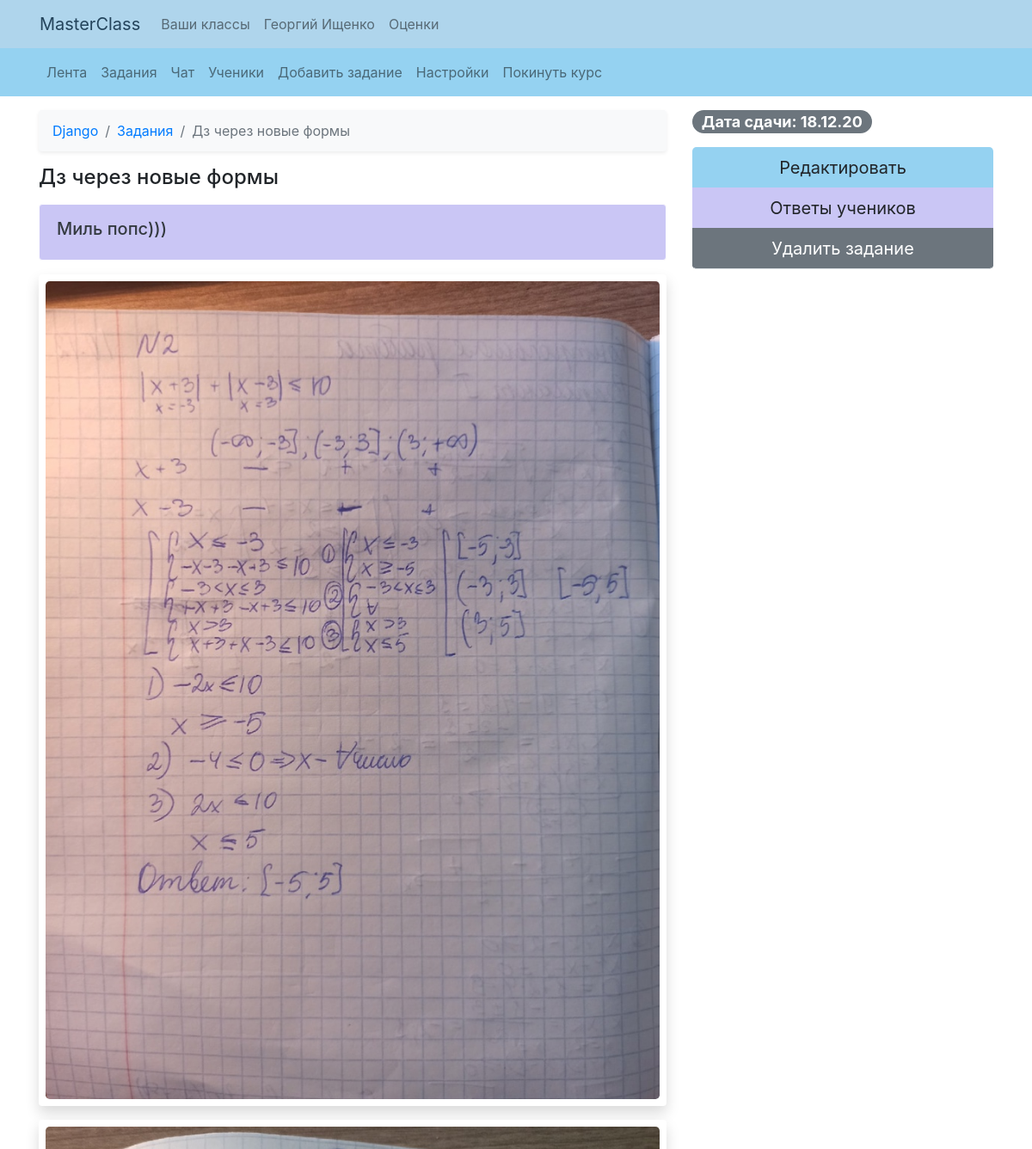
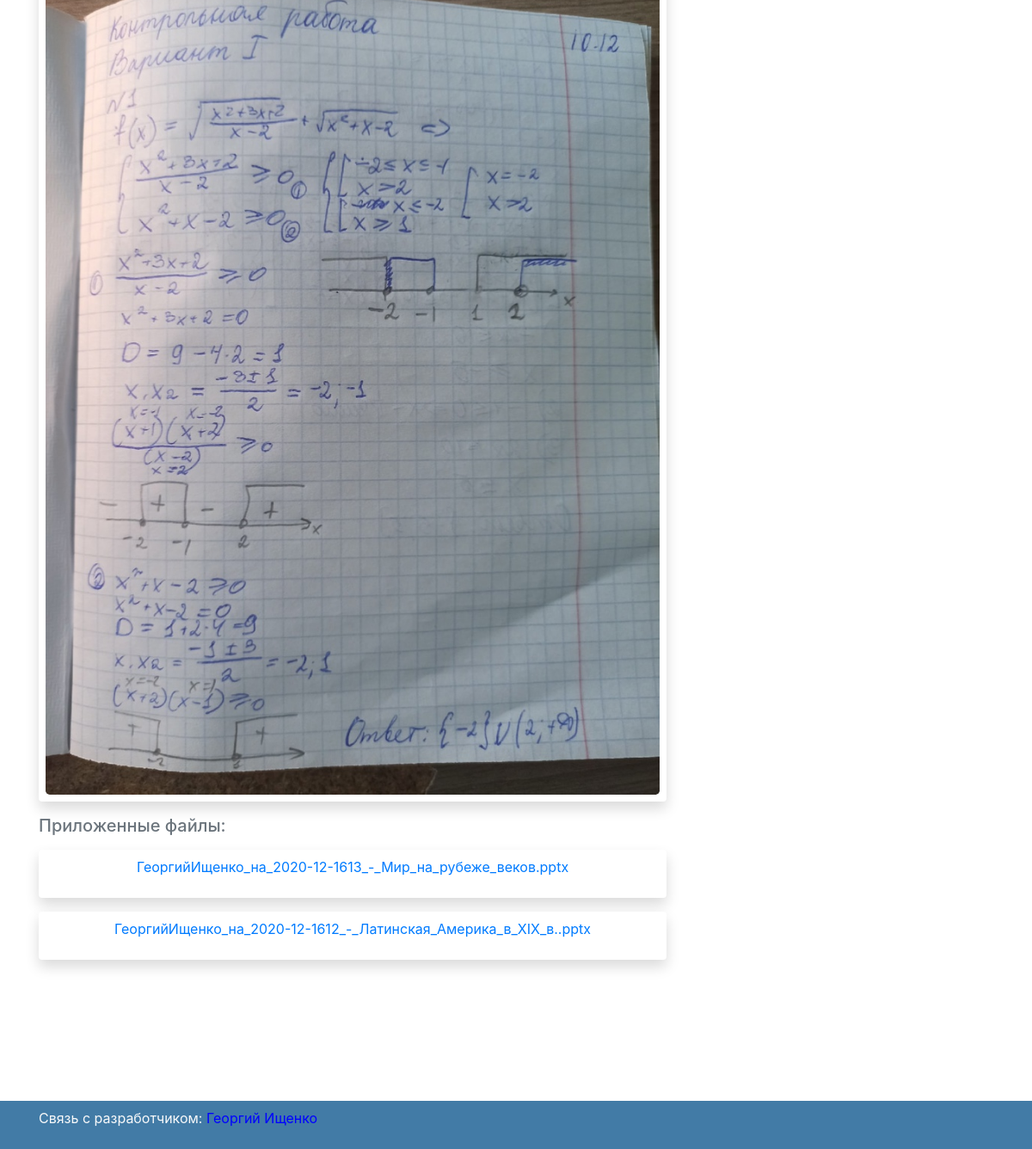
Screenshot of /classes/Django-21/task=612304/ (signed in) with the database file from the repository (2 pictures, top to bottom).
### my_class/models.py (models this page shows, shortened)
class Task(models.Model):
    title = models.CharField(max_length=32)
    body = RichTextUploadingField(blank=True, null=True)
    date = models.DateField()
    current_class = models.ForeignKey('Class', on_delete=models.CASCADE, null=True, blank=True)
    author = models.ForeignKey(settings.AUTH_USER_MODEL, on_delete=models.CASCADE, blank=True, null=True)
    published_date = models.DateTimeField(auto_now_add=True)
    edit_date = models.DateTimeField(auto_now_add=True, blank=True, null=True)
    max_mark = models.IntegerField(default=5)
    def not_empty(self):
        if self.body == "":
            return False
        else:
            return True
    def has_files(self):
        if Files.objects.filter(task=self, is_student_file=False).exists():
            print(Files.objects.filter(task=self, is_student_file=False))
            return True
        else:
            return False
    class Meta:
        verbose_name = "Задания"
        verbose_name_plural = "Задания"
    def get_absolute_url_edit(self):
        return reverse('task-edit', kwargs={'name': self.current_class.name, 'pk': self.current_class.pk,
                                            'pin': generate_pin(self.pk)})
    def get_absolute_url_delete(self):
        return reverse('task-delete', kwargs={'name': self.current_class.name, 'pk': self.current_class.pk,
                                              'pin': generate_pin(self.pk)})
    def get_absolute_url_answers(self):
        return reverse('task-answers', kwargs={'name': self.current_class.name, 'pk': self.current_class.pk,
                                              'pin': generate_pin(self.pk)})

class Class(models.Model):
    IT = 'IT'
    ALGEBRA = 'AL'
    BIOLOGY = 'BI'
    GEOMETRY = 'GM'
    GEOGRAPHY = 'GG'
    LINGUISTICS = 'LG'
    MATH = 'MA'
    CATEGORIES = [
        (IT, 'IT'),
        (ALGEBRA, 'Алгебра'),
        (BIOLOGY, 'Биология'),
        (GEOMETRY, 'География'),
        (GEOGRAPHY, 'Геометрия'),
        (LINGUISTICS, 'Лингвистика'),
        (MATH, 'Математика')
    ]
    name = models.CharField(max_length=128)
    teacher = models.ForeignKey(settings.AUTH_USER_MODEL, on_delete=models.CASCADE, null=True, blank=True)
    category = models.CharField(max_length=32, choices=CATEGORIES, blank=True, null=True)
    class Meta:
        verbose_name = "Классы"
        verbose_name_plural = "Классы"
    def get_absolute_url_feed(self):
        return reverse('feed', kwargs={'name': self.name, 'pk': self.pk})
    def get_absolute_url_tasks(self):
        return reverse('tasks', kwargs={'name': self.name, 'pk': self.pk})
    def get_absolute_url_task_add(self):
        return reverse('task-add', kwargs={'name': self.name, 'pk': self.pk})
    def get_absolute_url_students(self):
        return reverse('students', kwargs={'name': self.name, 'pk': self.pk})
    def get_absolute_url_settings(self):
        return reverse('settings', kwargs={'name': self.name, 'pk': self.pk})
    def get_absolute_url_leave(self):
        return reverse('leave', kwargs={'name': self.name, 'pk': self.pk})

class Images(models.Model):
    image = models.ImageField(upload_to=generate_teacher_filename, blank=True, null=True, verbose_name='Изображение')
    task = models.ForeignKey(Task, blank=True, null=True, on_delete=models.CASCADE)
    student_answer = models.ForeignKey(StudentAnswer, blank=True, null=True, on_delete=models.CASCADE)
    is_student_file = models.BooleanField(default=False)
    class Meta:
        verbose_name = "Изображения"
        verbose_name_plural = "Изображения"

class Files(models.Model):
    file = models.FileField(upload_to=generate_teacher_filename, blank=True, null=True, verbose_name='Файл')
    task = models.ForeignKey(Task, blank=True, null=True, on_delete=models.CASCADE)
    student_answer = models.ForeignKey(StudentAnswer, blank=True, null=True, on_delete=models.CASCADE)
    is_student_file = models.BooleanField(default=False)
    class Meta:
        verbose_name = "Файлы"
        verbose_name_plural = "Файлы"
    def get_name(self):
        return self.file.name.split('/')[1]
    def __str__(self):
        return self.file.name

### my_class/views.py (the view)
# urls.py: path('classes/<str:name>-<int:pk>/task=<int:pin>/', class_task_view, name='task-view'),
@login_required
def class_task_view(request, name, pk, pin):
    if request.method == "POST":
        form = StudentAnswerForm(request.POST)
        if form.is_valid():
            answer = form.save(commit=False)
            task = get_object_or_404(Task, pk=decode(pin))
            answer.task = task
            answer.current_class = get_object_or_404(Class, pk=pk)
            answer.author = request.user.profile
            answer.send_time = timezone.now()
            answer.edit_time = timezone.now()
            answer.save()
            for f in request.FILES.getlist('files'):
                f1 = Files(task=task, file=f, student_answer=answer, is_student_file=True)
                f1.save()
            for i in request.FILES.getlist('images'):
                i1 = Images(task=task, image=i, student_answer=answer, is_student_file=True)
                i1.save()
            return redirect('/classes/' + name + '-' + str(pk) + '/task=' + str(pin))
    else:
        current_class = get_object_or_404(Class, pk=pk)
        task = get_object_or_404(Task, pk=decode(pin))
        files = Files.objects.filter(task=task, is_student_file=False)
        images = Images.objects.filter(task=task, is_student_file=False)
        try:
            answer = StudentAnswer.objects.get(task=task, author=request.user.profile)
            form = StudentAnswerForm(instance=answer)
            file_form = FileForm()
            answer_exist = True
        except StudentAnswer.DoesNotExist:
            answer = None
            form = StudentAnswerForm()
            file_form = FileForm()
            answer_exist = False
        if request.user == current_class.teacher:
            is_teacher = True
        else:
            is_teacher = False
        return render(request, 'class_task_view.html', {
            'class': current_class,
            'task': task,
            'files': files,
            'images': images,
            'form': form,
            'file_form': file_form,
            'answer_exist': answer_exist,
            'is_teacher': is_teacher,
            'answer': answer,
        })

### my_class/models.py (called while the page is built)
def generate_pin(n):
    return n ^ 612345

    def is_teacher(self):
        if len(Class.objects.filter(teacher=self.user)) > 0:
            return True
        else:
            return False

### my_class/views.py (called while the page is built)
def decode(pin):
    return int(pin) ^ 612345

### my_class/templates/class_task_view.html (shortened to what this page needs)
{% extends "base.html" %}
{% block content %}
{% include 'class_nav.html' %}
<div class="container mt-3 mb-5">
     <div class="row">
	    <div class="col-md-4 order-md-2 mb-5">
	    	<h4 class="d-flex justify-content-between align-items-center mb-3">
		       	<span class="badge badge-secondary badge-pill">Дата сдачи: {{task.date | date:'d.m.y'}}</span>
		    </h4>
			{% if is_teacher %}
			<div class="btn-group-vertical w-100">
				<a class="btn btn-lg btn-block border-bottom" href='{{task.get_absolute_url_edit}}' type="submit"
				style="background-color: #95D2F1;">Редактировать</a>
				<a class="btn btn-lg btn-block border-bottom" href='{{task.get_absolute_url_answers}}' type="submit"
				style="background-color: #CAC6F5;">Ответы учеников</a>
				<a class="btn btn-lg btn-secondary btn-block border-bottom" href='{{task.get_absolute_url_delete}}' type="submit"
				style="">Удалить задание</a>
			</div>
			{% else %}
			{% if answer.mark_exist%}
			<h5 class="mb-3 text-muted">Ура! Оценка поставлена:
				<span class="badge badge-success badge-pill">{{answer.mark}}/{{task.max_mark}}</span></h5>
			{% else %}
          		{% load crispy_forms_tags %}
			{% endif %}
			{% endif %}
	    </div>
	    <div class="col-md-8 order-md-1">
			<nav aria-label="breadcrumb">
			  <ol class="breadcrumb bg-light shadow-sm">
				<li class="breadcrumb-item"><a href="{{class.get_absolute_url_feed}}">{{class.name}}</a></li>
				<li class="breadcrumb-item"><a href="{{class.get_absolute_url_tasks}}">Задания</a></li>
				<li class="breadcrumb-item active" aria-current="page">{{task.title}}</li>
			  </ol>
			</nav>
	        <h4 class="mb-3">{{task.title}}</h4>
            {% if task.not_empty %}
                <div class="alert alert-light mt-3 py-3" role="alert" style="background-color: #CAC6F5;">
                        {% autoescape off %}
                    <h5 class="text-dark">{{task.body}}</h5>
                        {% endautoescape %}
                </div>
            {% endif %}
			{% for i in images %}
			<div class="d-flex justify-content-center shadow p-2 mb-3 bg-white rounded">
				<img src="{{ i.image.url }}" class="img-fluid rounded-lg" alt="Responsive image">
			</div>
			{% endfor %}
			{% if task.has_files %}
			<h5 class="mb-3 text-muted">Приложенные файлы:</h5>
			{% endif %}
			{% for f in files%}
			<div class="d-flex justify-content-center shadow p-2 mt-3 bg-white rounded">
				<p><a href="{{f.file.url}}">{{f.get_name}}</a></p>
			</div>
			{% endfor %}
			<br><br><br>
	    </div>
	  </div>
</div>
{% endblock %}

### my_class/templates/base.html (shortened to what this page needs)
{% load static %}
<!doctype html>
<html>
  <head>
  	<link href="{% static 'vendor/bootstrap/css/bootstrap.min.css' %}" rel="stylesheet">
  </head>
  <header>
    <div style="background-color: #AFD5EC;">
      <nav class="container navbar navbar-expand-lg navbar-light">
        <a class="navbar-brand" href="/homepage" style="color: #24445c;">MasterClass</a>
        <div class="collapse navbar-collapse" id="navbarNavAltMarkup">
          <div class="navbar-nav">
            <a class="nav-link" href="/classes">Ваши классы</a>
            <a class="nav-link" href="/im">{{request.user.first_name}} {{request.user.last_name}}</a>
            <a class="nav-link" href="/im/marks">Оценки</a>
          </div>
        </div>
      </nav>
    </div>
  </header>
  <body style="padding-bottom: 100px;">
    {% block content %}
    {% endblock %}
  </body>
  <footer class="footer py-2 mt-auto navbar fixed-bottom" style="background-color: #427BA6;">
      <div class="container">
        <p class="text-light">Связь с разработчиком: <a href="mailto:ishchenko.georgii@lit1533.ru" style="color: blue;">Георгий Ищенко</a></p>
      </div>
  </footer>
</html>

### rows the page displays
Task: date "18.12.20", title "Дз через новые формы", body "Миль попс)))"
Class: name "Django"
Images: image (picture)
Images: image (picture)
Files: get_name "ГеоргийИщенко_на_2020-12-1613_-_Мир_на_рубеже_веков.pptx"
Files: get_name "ГеоргийИщенко_на_2020-12-1612_-_Латинская_Америка_в_XIX_в..pptx"

### other values shown
{{ request.user.first_name }} "Георгий"
{{ request.user.last_name }} "Ищенко"
